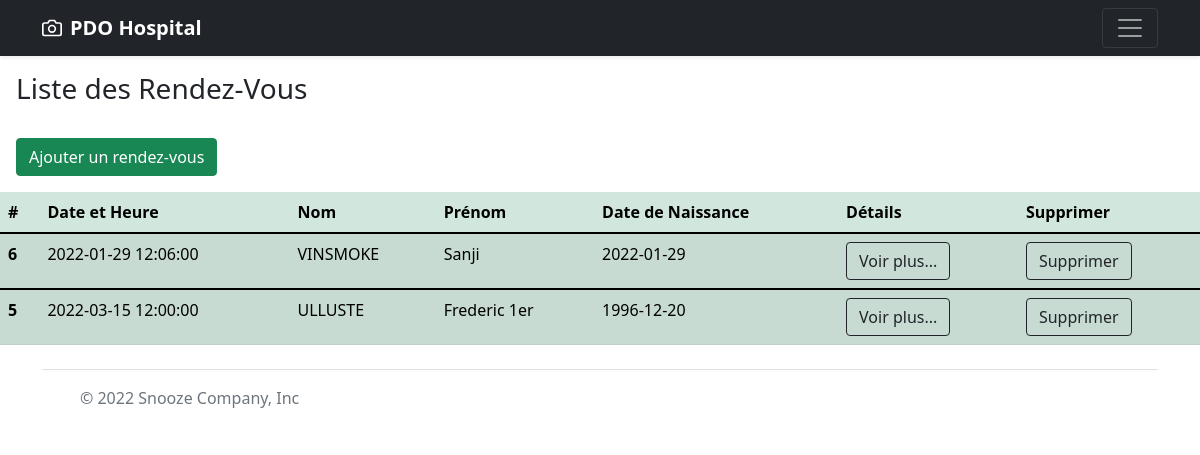
The app's page /liste-rendezvous.php with its own data.
### tables this page shows
CREATE TABLE `appointments` (
  `id` int(11) NOT NULL,
  `dateHour` datetime NOT NULL,
  `idPatients` int(11) NOT NULL
);

CREATE TABLE `patients` (
  `id` int(11) NOT NULL,
  `lastname` varchar(25) NOT NULL,
  `firstname` varchar(25) NOT NULL,
  `birthdate` date NOT NULL,
  `phone` varchar(25) DEFAULT NULL,
  `mail` varchar(100) NOT NULL
);

### liste-rendezvous.php (the view, shortened to what this page needs)
<?php
$mysqlConnection = new PDO(
    'mysql:host=localhost;dbname=hospitale2n;charset=utf8',
    'root',
    ''
);
$mysqlConnection->setAttribute(PDO::ATTR_ERRMODE, PDO::ERRMODE_EXCEPTION);
$pdoStmnt = $mysqlConnection->prepare(" SELECT appointments.id,appointments.dateHour,appointments.idPatients,patients.lastname,patients.firstname, patients.birthdate
                                        FROM appointments
                                        JOIN patients
                                            ON patients.id = appointments.idPatients
                                        ORDER BY dateHour");
$pdoStmnt->execute();
$rdvs = $pdoStmnt->fetchAll();
?>
<!DOCTYPE html>
<html lang="en">
<head>
    <link href="https://cdn.jsdelivr.net/npm/bootstrap@5.1.3/dist/css/bootstrap.min.css" rel="stylesheet">
</head>
<body>
<?php include "header.php"; ?>
<h3 class="m-3">Liste des Rendez-Vous</h3>
<a href="ajout-rendezvous.php" class="btn btn-success m-3">Ajouter un rendez-vous</a>
<div class="bd-example">
    <table class="table table-success table-striped">
        <thead>
            <tr>
            <th scope="col">#</th>
                <th scope="col">Date et Heure</th>
                <th scope="col">Nom</th>
                <th scope="col">Prénom</th>
                <th scope="col">Date de Naissance</th>
                <th scope="col">Détails</th>
                <th scope="col">Supprimer</th>
            </tr>
        </thead>
<div class="d-flex flex-wrap justify-content-center">
    <?php
            foreach ($rdvs as $rdv) {
                ?>
                    <tbody>
                        <tr>
                            <th scope="row"><?php echo $rdv["id"] ?></th>
                            <td><?php echo $rdv["dateHour"] ?></td>
                            <td><?php echo $rdv["lastname"] ?></td>
                            <td><?php echo $rdv["firstname"] ?></td>
                            <td><?php echo $rdv["birthdate"] ?></td>
                            <td><a class="btn btn-outline-dark" href="rendezvous.php?patient_id=<?=$rdv['idPatients']?>">Voir plus...</a></td>
                            <td><a class="btn btn-outline-dark" href="./process/processSupprRDV.php?id_rdv=<?=$rdv['id']?>">Supprimer</a></td>
                        </tr>
                    </tbody>
                <?php
            }
    ?>
    </table>
</div>
<?php include "footer.php"; ?>
</body>
</html>

### records on screen
appointments: id "6", dateHour "2022-01-29 12:06:00", idPatients.lastname "VINSMOKE", idPatients.firstname "Sanji", idPatients.birthdate "2022-01-29"
appointments: id "5", dateHour "2022-03-15 12:00:00", idPatients.lastname "ULLUSTE", idPatients.firstname "Frederic 1er", idPatients.birthdate "1996-12-20"
